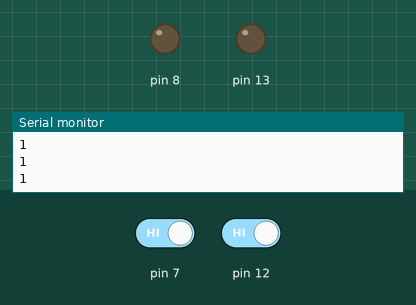
Bench run of a sketch on a simulated Arduino Uno, built with avr-gcc and run on an emulated ATmega328P. Shown: output pins drawn as LEDs (lit = HIGH), the last lines printed to the serial monitor. The inputs (shaded band) are chosen by the test bench; at power-on: pin 7 HIGH, pin 12 HIGH.

Above: at 1.2 s.
1.3 s: pin 7 driven LOW
At 2.5 s:
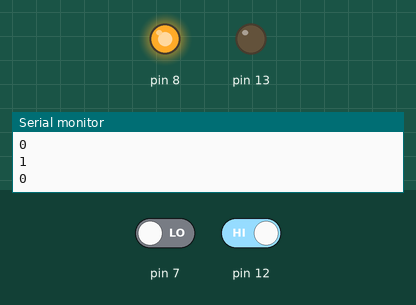
2.8 s: pin 12 driven LOW
At 3.5 s:
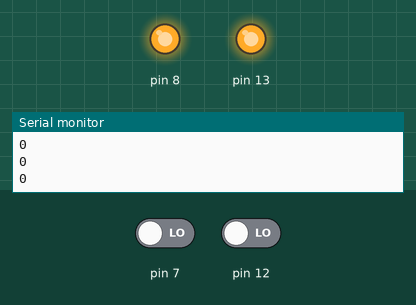
4.3 s: pin 7 driven HIGH
At 4.9 s:
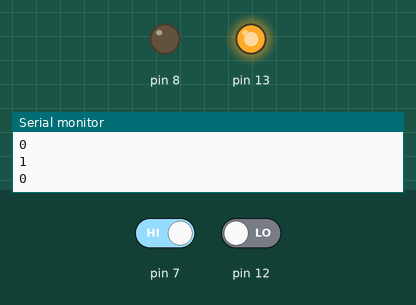
5.8 s: pin 12 driven HIGH
At 7.2 s:
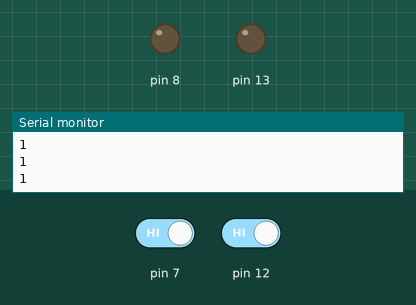
Timing chart, 0 to 8.3 s (numbered marks = the images above; inputs shaded):
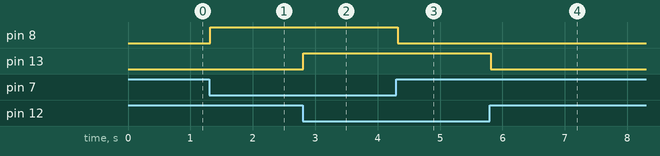

Measured:
- after the input at 1.3 s, pin 8: LOW → HIGH at once
- after the input at 2.8 s, pin 13: LOW → HIGH at once
- after the input at 4.3 s, pin 8: HIGH → LOW at once
- after the input at 5.8 s, pin 13: HIGH → LOW at once

The sketch:

button.ino
```cpp
void setup() {
  Serial.begin(9600);
  pinMode(12,INPUT);
  pinMode(13,OUTPUT);

  pinMode(7,INPUT);
  pinMode(8,OUTPUT);
}

void loop() {
  int buttonValue13=digitalRead(12);
  int buttonValue8=digitalRead(7);
  Serial.println(buttonValue13);
  Serial.println(buttonValue8);
  delay(10);
  if(buttonValue13==0){
    digitalWrite(13,HIGH);
  }
  else{
    digitalWrite(13,LOW);
  }
  if(buttonValue8==0){
    digitalWrite(8,HIGH);
  }
  else{
    digitalWrite(8,LOW);
  }
}
```
